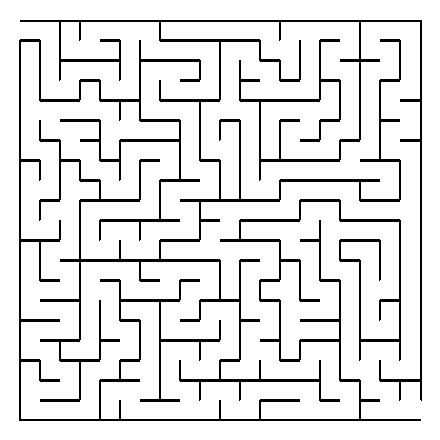

Reproduce this figure in Python.
import os
import sys
from PIL import Image, ImageDraw
import random

# Maze size
CELL_SIZE = 20
COLS, ROWS = 20, 20

# Image size
IMAGE_WIDTH = COLS * CELL_SIZE + 2 * CELL_SIZE
IMAGE_HEIGHT = ROWS * CELL_SIZE + 2 * CELL_SIZE

# Colors
WHITE = (255, 255, 255)
BLACK = (0, 0, 0)
GREEN = (0, 255, 0)
RED = (255, 0, 0)
BLUE = (0, 0, 255)

class Cell:
    def __init__(self, x, y):
        self.x, self.y = x, y
        self.visited = False
        self.walls = [True, True, True, True]  # top, right, bottom, left
        self.previous = None

def generate_maze(cells):
    stack = []
    current = cells[0][0]
    current.visited = True
    stack.append(current)

    while stack:
        neighbors = get_unvisited_neighbors(current, cells)
        if neighbors:
            next_cell = random.choice(neighbors)
            remove_wall(current, next_cell)
            next_cell.visited = True
            next_cell.previous = current
            stack.append(next_cell)
            current = next_cell
        else:
            current = stack.pop()

def get_unvisited_neighbors(cell, cells):
    neighbors = []
    if cell.x > 0 and not cells[cell.x - 1][cell.y].visited:
        neighbors.append(cells[cell.x - 1][cell.y])
    if cell.x < COLS - 1 and not cells[cell.x + 1][cell.y].visited:
        neighbors.append(cells[cell.x + 1][cell.y])
    if cell.y > 0 and not cells[cell.x][cell.y - 1].visited:
        neighbors.append(cells[cell.x][cell.y - 1])
    if cell.y < ROWS - 1 and not cells[cell.x][cell.y + 1].visited:
        neighbors.append(cells[cell.x][cell.y + 1])
    return neighbors

def remove_wall(cell1, cell2):
    if cell1.x == cell2.x and cell1.y < cell2.y:
        cell1.walls[2] = False
        cell2.walls[0] = False
    elif cell1.x == cell2.x and cell1.y > cell2.y:
        cell1.walls[0] = False
        cell2.walls[2] = False
    elif cell1.y == cell2.y and cell1.x < cell2.x:
        cell1.walls[1] = False
        cell2.walls[3] = False
    elif cell1.y == cell2.y and cell1.x > cell2.x:
        cell1.walls[3] = False
        cell2.walls[1] = False

def draw_maze(cells, draw):
    for row in cells:
        for cell in row:
            if cell.visited:
                draw.rectangle((cell.x * CELL_SIZE + CELL_SIZE, cell.y * CELL_SIZE + CELL_SIZE, (cell.x + 1) * CELL_SIZE + CELL_SIZE, (cell.y + 1) * CELL_SIZE + CELL_SIZE), fill=WHITE)
            if cell.walls[0]:
                draw.line((cell.x * CELL_SIZE + CELL_SIZE, cell.y * CELL_SIZE + CELL_SIZE, (cell.x + 1) * CELL_SIZE + CELL_SIZE, cell.y * CELL_SIZE + CELL_SIZE), fill=BLACK, width=2)
            if cell.walls[1]:
                draw.line(((cell.x + 1) * CELL_SIZE + CELL_SIZE, cell.y * CELL_SIZE + CELL_SIZE, (cell.x + 1) * CELL_SIZE + CELL_SIZE, (cell.y + 1) * CELL_SIZE + CELL_SIZE), fill=BLACK, width=2)
            if cell.walls[2]:
                draw.line(((cell.x + 1) * CELL_SIZE + CELL_SIZE, (cell.y + 1) * CELL_SIZE + CELL_SIZE, cell.x * CELL_SIZE + CELL_SIZE, (cell.y + 1) * CELL_SIZE + CELL_SIZE), fill=BLACK, width=2)
            if cell.walls[3]:
                draw.line((cell.x * CELL_SIZE + CELL_SIZE, (cell.y + 1) * CELL_SIZE + CELL_SIZE, cell.x * CELL_SIZE + CELL_SIZE, cell.y * CELL_SIZE + CELL_SIZE), fill=BLACK, width=2)

def draw_entrance(draw, entrance):
    dot_radius = 5
    dot_x = entrance.x * CELL_SIZE + CELL_SIZE + CELL_SIZE // 2
    dot_y = entrance.y * CELL_SIZE + CELL_SIZE + CELL_SIZE // 2
    draw.ellipse((dot_x - dot_radius, dot_y - dot_radius, dot_x + dot_radius, dot_y + dot_radius), fill=GREEN)

def draw_exit(draw, exit):
    dot_radius = 5
    dot_x = exit.x * CELL_SIZE + CELL_SIZE + CELL_SIZE // 2
    dot_y = exit.y * CELL_SIZE + CELL_SIZE + CELL_SIZE // 2
    draw.ellipse((dot_x - dot_radius, dot_y - dot_radius, dot_x + dot_radius, dot_y + dot_radius), fill=RED)

def draw_path(draw, entrance, exit):
    current = exit
    path = []
    while current is not None:
        path.append(current)
        current = current.previous
    path.reverse()

    for i in range(len(path) - 1):
        cell = path[i]
        next_cell = path[i + 1]
        x1 = cell.x * CELL_SIZE + CELL_SIZE + CELL_SIZE // 2
        y1 = cell.y * CELL_SIZE + CELL_SIZE + CELL_SIZE // 2
        x2 = next_cell.x * CELL_SIZE + CELL_SIZE + CELL_SIZE // 2
        y2 = next_cell.y * CELL_SIZE + CELL_SIZE + CELL_SIZE // 2
        draw.line((x1, y1, x2, y2), fill=BLUE, width=1)

def get_available_filename(base_name):
    index = 1
    filename = base_name
    while os.path.exists(filename):
        filename = f"{os.path.splitext(base_name)[0]}{index}{os.path.splitext(base_name)[1]}"
        index += 1
    return filename

def main():
    if any(arg in sys.argv for arg in ["--help", "-help", "help", "--?", "-?"]):
        print("Optional settings:\n[-i] In - Show entry marker\n[-o] Out - Show exit marker\n[-a] Answer - Show answer")
        return

    show_entrance = "-i" in sys.argv
    show_exit = "-o" in sys.argv
    show_answer = "-a" in sys.argv

    cells = [[Cell(x, y) for y in range(ROWS)] for x in range(COLS)]
    generate_maze(cells)
    entrance = cells[0][0]
    exit = cells[COLS - 1][ROWS - 1]

    # Remove the walls at the entrance and exit
    entrance.walls[3] = False  # Remove left wall of entrance
    exit.walls[1] = False  # Remove right wall of exit

    img = Image.new('RGB', (IMAGE_WIDTH, IMAGE_HEIGHT), color=WHITE)
    draw = ImageDraw.Draw(img)

    draw_maze(cells, draw)
    if show_entrance:
        draw_entrance(draw, entrance)
    if show_exit:
        draw_exit(draw, exit)
    if show_answer:
        draw_path(draw, entrance, exit)

    base_name = "maze.png"
    filename = get_available_filename(base_name)
    img.save(filename)
    print(f"Saved maze as {filename}")

if __name__ == "__main__":
    main()
